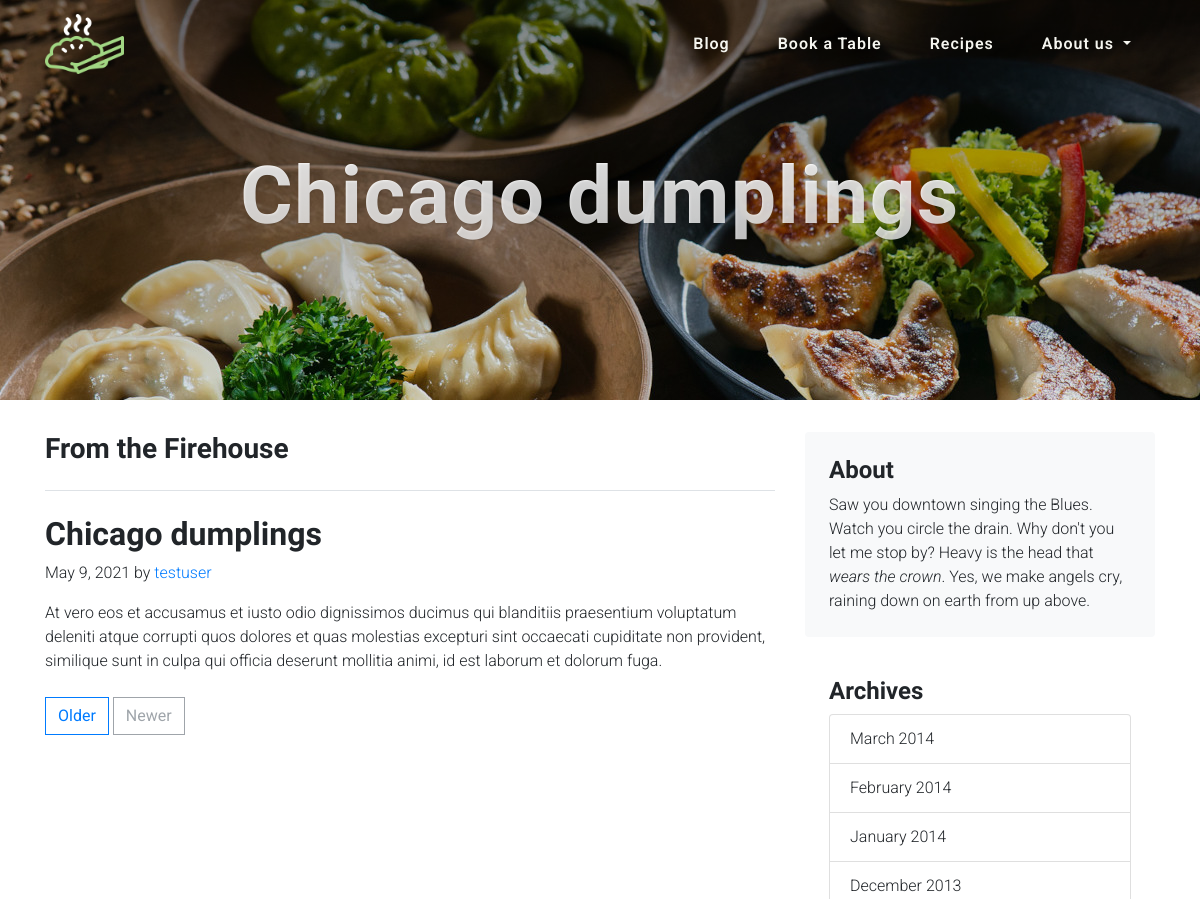
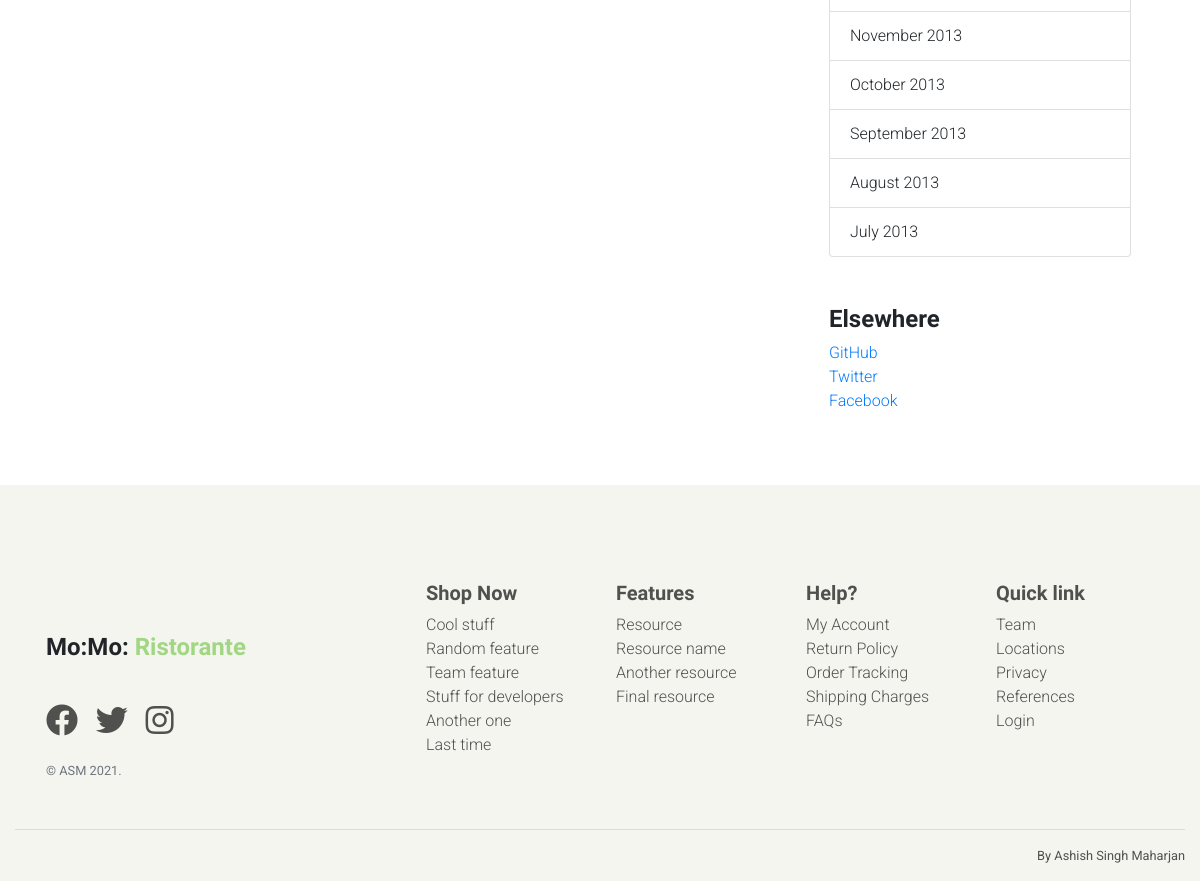
Page /recipe/4f17c730-cfa8-4349-a7a3-7f8df09f55e0/ on the committed database (2 pictures, top to bottom).
### recipes/models.py (models this page shows, shortened)
class Recipe(models.Model):
    CATEGORY = (
        ('WS', 'Western'),
        ('TB', 'Tibetan'),
        ('NP', 'Nepalese')
    )
    id = models.UUIDField(primary_key=True, default=uuid.uuid4, editable=False)
    title = models.CharField(max_length=100)
    excerpt = models.TextField(max_length=200, blank=True)
    content = models.TextField(blank=True)
    image = models.ImageField(upload_to='', default='default.png', blank=True)
    create_by = models.ForeignKey(get_user_model(), on_delete=models.CASCADE)
    create_date = models.DateField(auto_now_add=True)

### recipes/views.py (the view)
# urls.py: path('/<uuid:pk>/', RecipeDetailView.as_view(), name='recipe_detail'),
class RecipeDetailView(DetailView):
    model = Recipe
    template_name = 'recipes/detail.html'
    context_object_name = 'recipe'

### recipes/templates/recipes/detail.html (shortened to what this page needs)
{% extends 'base.html' %}
{% load static %}
{% block content %}
    <header class="master-head common-master-head">
        <div class="container d-flex h-100 align-items-center">
            <div class="mx-auto text-center">
                <h1>{{ recipe.title }}</h1>
            </div>
        </div>
    </header>
    <div class="container py-4">
        <div class="row py-2">
            <div class="col-md-8">
                <h3 class="pb-4 mb-4 fst-italic border-bottom">
                    From the Firehouse
                </h3>
                <article class="blog-recipe mb-4">
                    <h2 class="blog-recipe-title">{{ recipe.title }}</h2>
                    <p class="blog-recipe-meta">
                        {{ recipe.create_date }} by <a href="#">{{ recipe.create_by }}</a>
                    </p>
                    <div class="content">
                        {{ recipe.content }}
                    </div>
                </article>
                <nav aria-label="Pagination" class="blog-pagination">
                    <a class="btn btn-outline-primary" href="#">Older</a>
                    <a aria-disabled="true" class="btn btn-outline-secondary disabled" href="#" tabindex="-1">Newer</a>
                </nav>
            </div>
            <div class="col-md-4">
                <div class="p-4 mb-3 bg-light rounded">
                    <h4 class="fst-italic">About</h4>
                    <p class="mb-0">Saw you downtown singing the Blues. Watch you circle the drain. Why don't you let me
                        stop
                        by? Heavy is the head that <em>wears the crown</em>. Yes, we make angels cry, raining down on
                        earth
                        from
                        up above.</p>
                </div>
                <div class="p-4">
                    <h4 class="fst-italic">Archives</h4>
                    <ul class="list-group">
                        <li class="list-group-item">March 2014</li>
                        <li class="list-group-item">February 2014</li>
                        <li class="list-group-item">January 2014</li>
                        <li class="list-group-item">December 2013</li>
                        <li class="list-group-item">November 2013</li>
                        <li class="list-group-item">October 2013</li>
                        <li class="list-group-item">September 2013</li>
                        <li class="list-group-item">August 2013</li>
                        <li class="list-group-item">July 2013</li>
                    </ul>
                </div>
                <div class="p-4">
                    <h4 class="fst-italic">Elsewhere</h4>
                    <ol class="list-unstyled">
                        <li><a href="#">GitHub</a></li>
                        <li><a href="#">Twitter</a></li>
                        <li><a href="#">Facebook</a></li>
                    </ol>
                </div>
            </div>
        </div>
    </div>
{% endblock %}

### static/css/main.css (style rules this page uses)
html { scroll-behavior: smooth; }
html, body { font-family: "Roboto", serif; font-weight: 300; height: 100%; }
h1, h2, h3, h4, h5, h6 { font-family: "Cardo", serif; font-weight: 700; }

### website/static/website/css/style.css (style rules this page uses)
.btn { border-radius: 0; border-color: none; }
.master-head { position: relative; height: auto; min-height: 35rem; padding: 15rem 0; width: 100%; background-position: center; background-repeat: no-repeat; background-attachment: scroll; }
.master-head h1 { font-size: 2rem; line-height: 2rem; letter-spacing: 0.1rem; }
.master-head h1, .master-head h2 { background: -webkit-linear-gradient(white, rgba(255, 255, 255, 0.8)); -webkit-text-fill-color: transparent; -webkit-background-clip: text; text-shadow: 1px 1px 2px rgba(0, 0, 0, 0.1); }
@media (min-width: 768px) { .master-head h1 { font-size: 4rem; line-height: 7rem; } }
@media (min-width: 992px) { .master-head { height: 100vh; padding: 0; } }
@media (min-width: 992px) { .master-head h1 { font-size: 5rem; line-height: 5rem; letter-spacing: 0.1rem; } }
.common-master-head { min-height: 400px; }
@media (min-width: 992px) { .common-master-head { height: 400px; } }
@media (min-width: 992px) { .common-master-head h1 { line-height: 8rem; } }

### recipes/templates/recipes/detail.html (style rules this page uses)
.common-master-head { background: linear-gradient(rgba(0, 0, 0, 0.5), rgba(0, 0, 0, 0.1)), url("/static/images/background5.jpg"); background-position: center; background-repeat: no-repeat; background-attachment: scroll; background-size: cover; }

### rows in the picture
Recipe: title "Chicago dumplings", create_date "May 9, 2021", create_by "testuser", content "At vero eos et accusamus et iusto odio dignissimos ducimus qui blanditiis praesentium voluptatum deleniti atque corrupti quos dolores et quas molestias excepturi sint occaecati cupiditate non provident, similique sunt in culpa qui officia deserunt mollitia animi, id est laborum et dolorum fuga."
